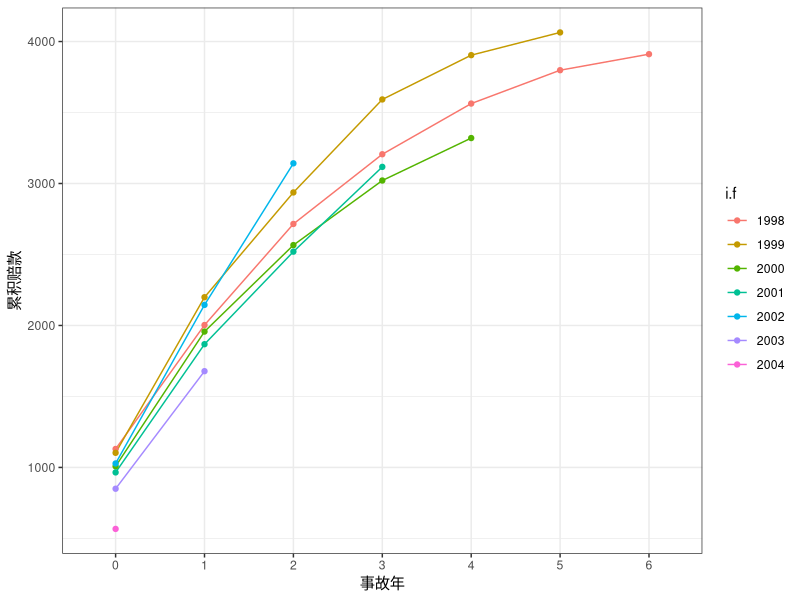

Here is the R script that generated this plot:
## ---- chunk 1
library(data.table)
library(ggplot2)

# 读取数据
# 矩阵形式
cum.triangle <- matrix(data=c(1130,2003,2715,3206,3563,3798,3911,
                              1103,2199,2937,3592,3904,4064,0,
                              1008,1957,2566,3021,3320,0,0,
                              965,1868,2520,3117,0,0,0,
                              1028,2145,3142,0,0,0,0,
                              850,1678,0,0,0,0,0,
                              567,0,0,0,0,0,0),
                       nrow = 7,ncol = 7,byrow = TRUE)
colnames(cum.triangle) <- seq(0,6)   # 重命名（列名称）
row.names(cum.triangle) <- seq(1998,2004) # 重命名（行名称）
cum.triangle

# 将数据（矩阵形式）转化为（数据框形式）
claims <- 0
for(i in 1:7){
  for (j in 1:7){
    obs <- (i-1)*7 + j
    claims[obs] <- cum.triangle[i,j]
  }
}
dt <- data.table(i = rep(1998:2004, each = 7), 
                 j = rep(0:6, 7), 
                 claims = claims)
dt$i.f <- factor(dt$i)
dt$j.f <- factor(dt$j)
dt.upper <- dt[i + j <= 2004]  # 上三角的数据集（建模的数据集）
dt.lower <- dt[i + j > 2004]   # 下三角的数据集（需要预测的数据集）


# 画图进行初步分析
p1 <- ggplot(data = dt.upper, aes(x = j.f, y = claims, group = i.f, col = i.f)) + 
  geom_line() + 
  geom_point() + 
  theme_bw() + 
  xlab('事故年') + ylab('累积赔款')
p1

#计算公式
n <- ncol(cum.triangle)
ratio.f <- function(i){ 
  # 进展因子：加权平均数
  sum(cum.triangle[1:i, n-i+1] ) / sum(cum.triangle[1:i, n-i])
}
ratio <- sapply((n-1):1, ratio.f)
tail <- 1  # 尾部进展因子
ratio <- c(ratio, tail)

full.triangle <- cum.triangle
for(k in 1:(n-1)){
  full.triangle[(n-k+1):n, k+1] <- full.triangle[(n-k+1):n,k]*ratio[k]
}
full.triangle
ultimate.paid <- full.triangle[,n]  # 最终赔款
ultimate.paid
claim.paid <- 0
for(i in 1:7){
  claim.paid[i] <- cum.triangle[i, 8 - i]
}
claim.paid
ultimate.paid - claim.paid
Total.res <- sum(ultimate.paid - claim.paid)
Total.res

